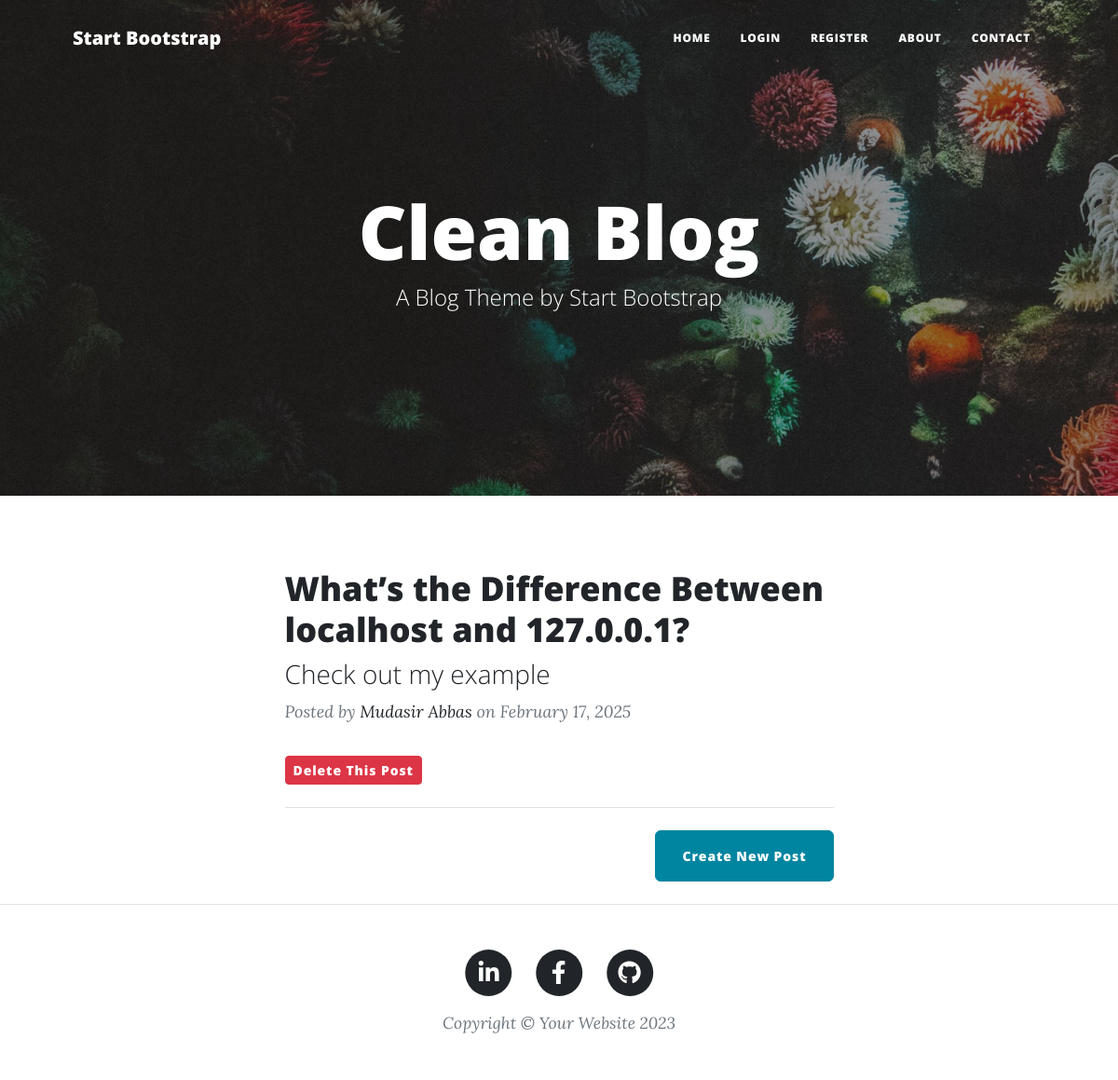
The page / on the database its author committed.
### tables this page shows
CREATE TABLE blog_post (
                id INTEGER PRIMARY KEY,
                title TEXT NOT NULL UNIQUE,
                subtitle TEXT NOT NULL,
                date TEXT NOT NULL,
                body TEXT NOT NULL,
                author TEXT NOT NULL,
                img_url TEXT NOT NULL,
                author_id INTEGER NOT NULL,
                FOREIGN KEY (author_id) REFERENCES user(id) ON DELETE CASCADE
            );

### main.py (the view)
@app.route('/')
def get_all_posts():
    with sqlite3.connect(DB_PATH) as conn:
        cursor = conn.cursor()
        cursor.execute("SELECT * FROM blog_post")
        blog_post = cursor.fetchall()
    posts = [blog for blog in blog_post]
    return render_template("index.html", all_posts=posts, current_user=current_user)

### templates/index.html (shortened to what this page needs)
{% include "header.html" %}
<header class="masthead" style="background-image: url('../static/assets/img/home-bg.jpg')">
    <div class="container position-relative px-4 px-lg-5">
        <div class="row gx-4 gx-lg-5 justify-content-center">
            <div class="col-md-10 col-lg-8 col-xl-7">
                <div class="site-heading">
                    <h1>Clean Blog</h1>
                    <span class="subheading">A Blog Theme by Start Bootstrap</span>
                </div>
            </div>
        </div>
    </div>
</header>
<div class="container px-4 px-lg-5">
    <div class="row gx-4 gx-lg-5 justify-content-center">
        <div class="col-md-10 col-lg-8 col-xl-7">
            {% for post in all_posts %}
            <div class="post-preview">
                <a href="{{ url_for('show_post', post_id=post[0]) }}">
                    <h2 class="post-title">{{ post[1] }}</h2>
                    <h3 class="post-subtitle">{{ post[2] }}</h3>
                </a>
                <p class="post-meta">
                    Posted by
                    <a href="#">{{ post[5] }}</a>
                    on {{ post[3] }}
                </p>
                <form action="{{ url_for('delete_post', post_id=post[0]) }}" method="POST" style="display:inline;">
                    <button type="submit" class="btn btn-danger btn-sm"
                            onclick="return confirm('Are you sure you want to delete this post?')">
                        Delete This Post
                    </button>
                </form>
            </div>
            <hr class="my-4" />
            {% endfor %}
            <div class="d-flex justify-content-end mb-4">
                <a class="btn btn-primary float-right" href="{{ url_for('add_new_post') }}">Create New Post</a>
            </div>
            </div>
        </div>
    </div>
{% include "footer.html" %}

### templates/header.html (shortened to what this page needs)
<!DOCTYPE html>
<html lang="en">
<head>
    {% block styles %}
    {{ bootstrap.load_css() }}
    <link
            href="{{ url_for('static', filename='css/styles.css') }}"
            rel="stylesheet"/>
    {% endblock %}
</head>
<body>
<nav class="navbar navbar-expand-lg navbar-light" id="mainNav">
    <div class="container px-4 px-lg-5">
        <a class="navbar-brand" href="/">Start Bootstrap</a>
        <div class="collapse navbar-collapse" id="navbarResponsive">
            <ul class="navbar-nav ms-auto py-4 py-lg-0">
                <li class="nav-item">
                    <a
                            class="nav-link px-lg-3 py-3 py-lg-4"
                            href="{{ url_for('get_all_posts') }}">Home</a>
                </li>
                {% if not current_user.is_authenticated: %}
                <li class="nav-item">
                    <a
                            class="nav-link px-lg-3 py-3 py-lg-4"
                            href="{{ url_for('login') }}">Login</a>
                </li>
                <li class="nav-item">
                    <a
                            class="nav-link px-lg-3 py-3 py-lg-4"
                            href="{{ url_for('register') }}">Register</a>
                </li>
                {% else: %}
                <li class="nav-item">
                    <a
                        class="nav-link px-lg-3 py-3 py-lg-4"
                        href="{{ url_for('logout') }}">Log Out</a>
            </li>
                {% endif %}
                <li class="nav-item">
                    <a
                            class="nav-link px-lg-3 py-3 py-lg-4"
                            href="{{ url_for('about') }}">About</a>
                </li>
                <li class="nav-item">
                    <a
                            class="nav-link px-lg-3 py-3 py-lg-4"
                            href="{{ url_for('contact') }}">Contact</a>
                </li>
            </ul>
        </div>
    </div>
</nav>
</body>
</html>

### templates/footer.html (shortened to what this page needs)
<footer class="border-top">
    <div class="container px-4 px-lg-5">
        <div class="row gx-4 gx-lg-5 justify-content-center">
            <div class="col-md-10 col-lg-8 col-xl-7">
                <ul class="list-inline text-center">
                    <li class="list-inline-item">
                        <a href="https://www.linkedin.com/in/mjeyz/">
                            <span class="fa-stack fa-lg">
                                <i class="fas fa-circle fa-stack-2x"></i>
                                <i class="fab fa-linkedin-in fa-stack-1x fa-inverse"></i>
                            </span>
                        </a>
                    </li>
                    <li class="list-inline-item">
                        <a href="https://www.facebook.com/profile.php?id=61566127081692">
                                  <span class="fa-stack fa-lg">
                                      <i class="fas fa-circle fa-stack-2x"></i>
                                      <i class="fab fa-facebook-f fa-stack-1x fa-inverse"></i>
                                  </span>
                        </a>
                    </li>
                    <li class="list-inline-item">
                        <a href="https://github.com/mjeyz">
                                  <span class="fa-stack fa-lg">
                                      <i class="fas fa-circle fa-stack-2x"></i>
                                      <i class="fab fa-github fa-stack-1x fa-inverse"></i>
                                  </span>
                        </a>
                    </li>
                </ul>
                <div class="small text-center text-muted fst-italic">Copyright &copy; Your Website 2023</div>
            </div>
        </div>
    </div>
</footer>
</body>
</html>

### rows shown on the page
blog_post: title "What’s the Difference Between localhost and 127.0.0.1?", subtitle "Check out my example", author "Mudasir Abbas", date "February 17, 2025"
